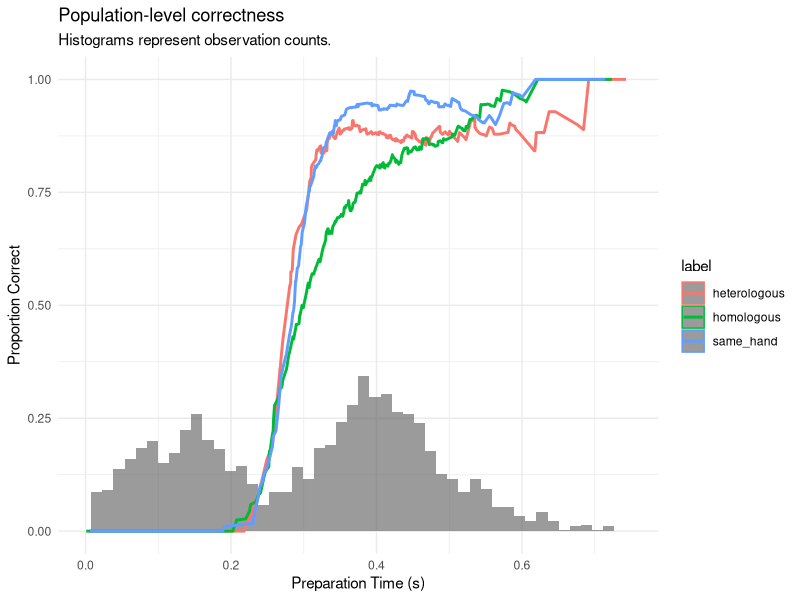
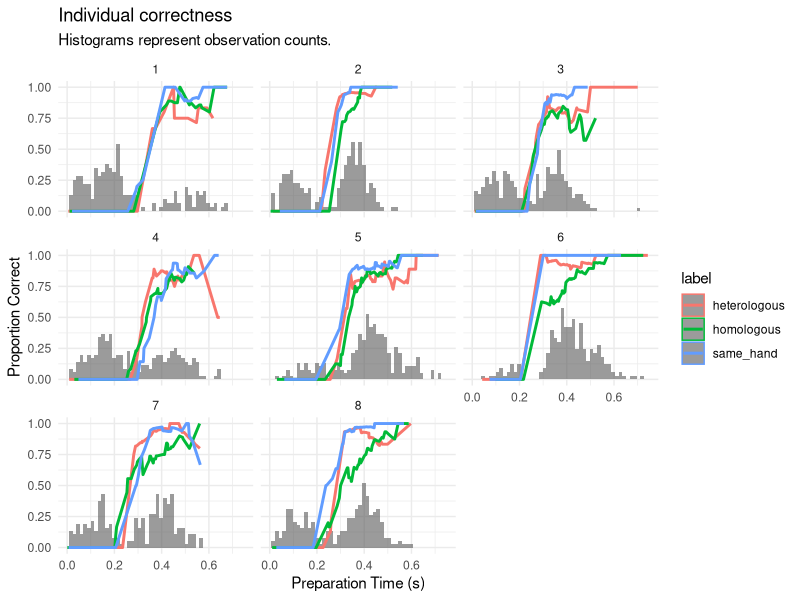
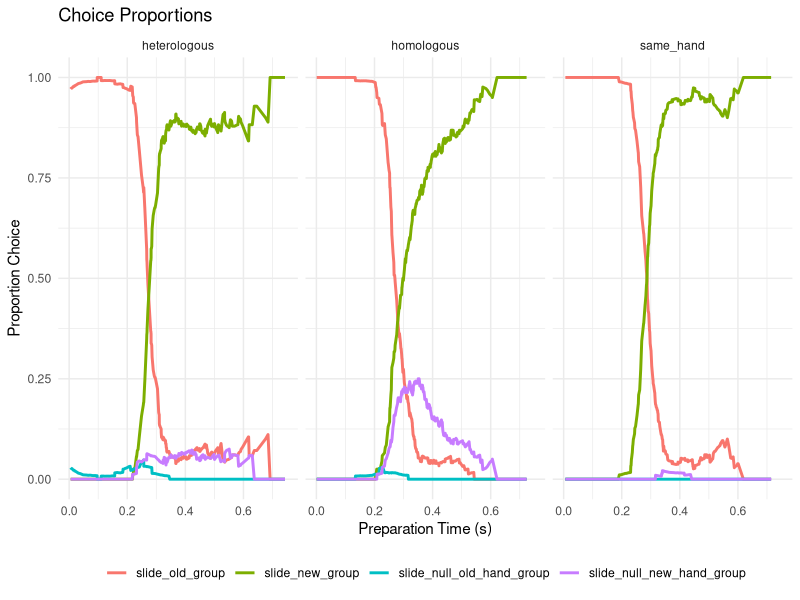
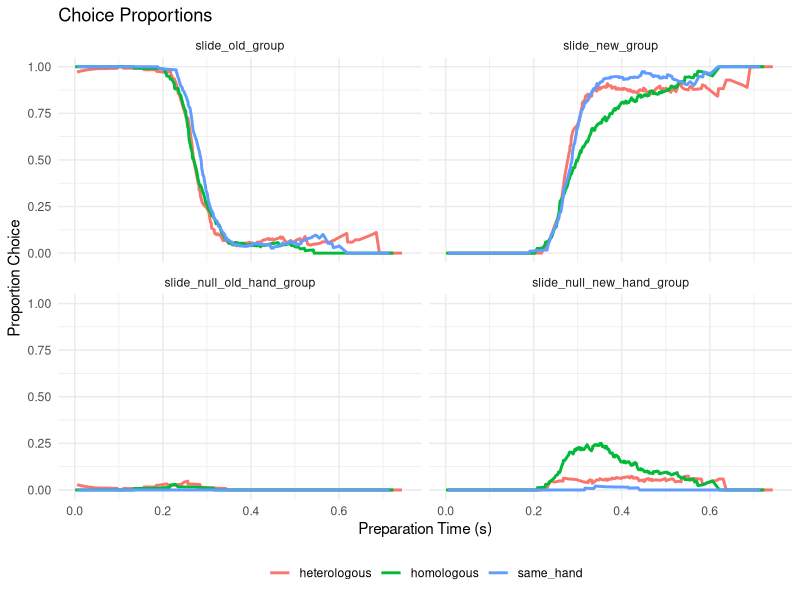
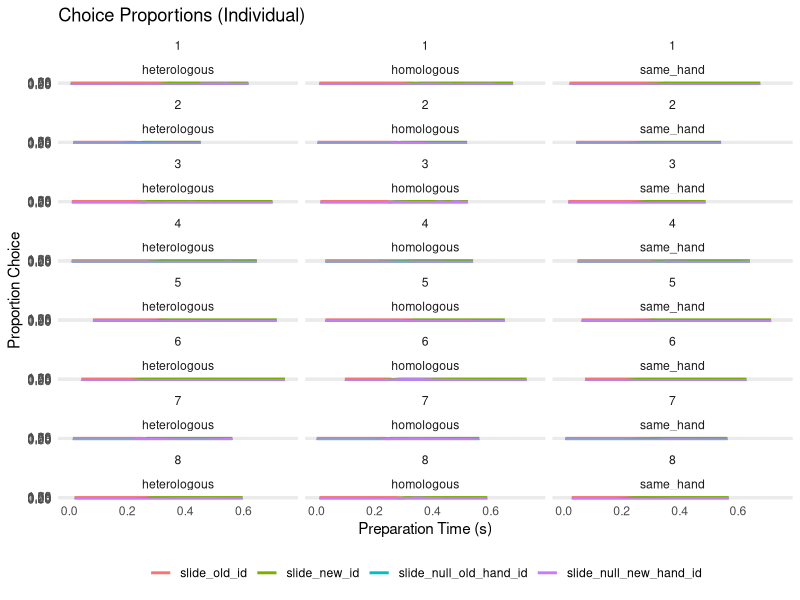

Recreate these plots in R, in order.
## ---- chunk 1
knitr::opts_chunk$set(warning = FALSE, message = FALSE)

## ---- chunk 2
library(data.table)
library(ggplot2)
library(ggthemes)
theme_set(theme_minimal())

slider <- function(x, y, window_size = 0.1) {
  out <- rep(NA, length(y))
  upper <- x + (window_size/2)
  lower <- x - (window_size/2)
  
  for (nn in seq(1, length(y))) {
    out[nn] <- mean(y[x <= upper[nn] & x >= lower[nn]], na.rm = TRUE)
  }
  out
}
## ---- chunk 3
dat <-  fread('extended_table.csv') # comes from matlab file write_extended_data.m
dat <- dat[real_prep_time > 0]
dat <- dat[first_image != second_image]
dat <- dat[!is.nan(first_press)]
dat[, 'first_hand' := ifelse(first_image > 5, 'right', 'left')]
dat[, 'second_hand' := ifelse(second_image > 5, 'right', 'left')]

fings <- c('pinky', 'ring', 'middle', 'index', 'thumb')
fingers <- data.frame(first_image = 1:10, finger1 = c(fings, rev(fings)))
dat <- merge(dat, fingers, by = 'first_image', sort = FALSE)
names(fingers) <- c('second_image', 'finger2')
dat <- merge(dat, fingers, by = 'second_image', sort = FALSE)

dat[, 'label' := ifelse(first_hand == second_hand, 'same_hand',
                        ifelse(finger1 == finger2, 'homologous', 'heterologous'))]
names(dat)[16:17] <- c('first_finger', 'second_finger')
## ---- chunk 4
dat[, 'slide_correct_group' := slider(real_prep_time, correct), by = c('label')]
dat[, 'slide_correct_id' := slider(real_prep_time, correct), by = c('label', 'id')]

ggplot(dat, aes(x = real_prep_time, y = slide_correct_group, colour = label)) +
  geom_histogram(data = dat, aes(x = real_prep_time, y = ..density../10, colour = NULL),
                 bins = 50, alpha = 0.6) +
  geom_line(size = 1) + 
  xlim(c(0, 0.75)) +
  labs(x = 'Preparation Time (s)',
       y = 'Proportion Correct',
       title = 'Population-level correctness',
       subtitle = 'Histograms represent observation counts.')

ggplot(dat, aes(x = real_prep_time, y = slide_correct_id, colour = label)) +
  geom_histogram(data = dat, aes(x = real_prep_time, y = ..density../10, colour = NULL),
               bins = 50, alpha = 0.6) +
  geom_line(size = 1) + 
  xlim(c(0, 0.75)) +
  labs(x = 'Preparation Time (s)',
       y = 'Proportion Correct',
       title = 'Individual correctness',
       subtitle = 'Histograms represent observation counts.') +
  facet_wrap(~id)


## ---- chunk 5
# choice
dat[, 'chose_old' := first_image == first_press]
dat[, 'chose_new' := second_image == first_press]
dat[, 'chose_null' := chose_old == chose_new] # chose neither old nor new (one of the other choices)
dat[, 'hand_choice' := ifelse(first_press > 5, 'right', 'left')]
dat[, 'chose_null_old_hand' := chose_null & (hand_choice == first_hand)]
dat[, 'chose_null_new_hand' := chose_null & !chose_null_old_hand]

dat[, 'slide_old_group' := slider(real_prep_time, chose_old), by = c('label')]
dat[, 'slide_new_group' := slider(real_prep_time, chose_new), by = c('label')]
dat[, 'slide_null_group' := slider(real_prep_time, chose_null), by = c('label')]
dat[, 'slide_null_old_hand_group' := slider(real_prep_time, chose_null_old_hand), by = c('label')]
dat[, 'slide_null_new_hand_group' := slider(real_prep_time, chose_null_new_hand), by = c('label')]

dat[, 'slide_old_id' := slider(real_prep_time, chose_old), by = c('label', 'id')]
dat[, 'slide_new_id' := slider(real_prep_time, chose_new), by = c('label', 'id')]
dat[, 'slide_null_id' := slider(real_prep_time, chose_null), by = c('label', 'id')]
dat[, 'slide_null_old_hand_id' := slider(real_prep_time, chose_null_old_hand), by = c('label', 'id')]
dat[, 'slide_null_new_hand_id' := slider(real_prep_time, chose_null_new_hand), by = c('label', 'id')]

## ---- chunk 6

tmp_dat <- dat[, c(4, 11, 18, 27:28, 30:31)]
tmp_dat <- melt(tmp_dat, id = c('id', 'label', 'real_prep_time'))

ggplot(tmp_dat, aes(x = real_prep_time, y = value, colour = variable)) + 
  geom_line(size = 1) + 
  xlim(c(0, 0.75)) +
  facet_wrap(~label) +
  labs(x = 'Preparation Time (s)',
       y = 'Proportion Choice',
       title = 'Choice Proportions') +
  theme(legend.position = "bottom") +
  guides(colour = guide_legend(title = NULL))

## ---- chunk 7
ggplot(tmp_dat, aes(x = real_prep_time, y = value, colour = label)) + 
  geom_line(size = 1) + 
  xlim(c(0, 0.75)) +
  facet_wrap(~variable) +
  labs(x = 'Preparation Time (s)',
       y = 'Proportion Choice',
       title = 'Choice Proportions') +
  theme(legend.position = "bottom") +
  guides(colour = guide_legend(title = NULL))
## ---- chunk 8
tmp_dat <- dat[, c(4, 11, 18, 32:33, 35:36)]
tmp_dat <- melt(tmp_dat, id = c('id', 'label', 'real_prep_time'))

ggplot(tmp_dat, aes(x = real_prep_time, y = value, colour = variable)) + 
  geom_line(size = 1) + 
  xlim(c(0, 0.75)) +
  facet_wrap(id~label, ncol = 3) +
  labs(x = 'Preparation Time (s)',
       y = 'Proportion Choice',
       title = 'Choice Proportions (Individual)') +
  theme(legend.position = "bottom") +
  guides(colour = guide_legend(title = NULL))
## ---- chunk 9

dat[,choice := ifelse(chose_old, 1, ifelse(chose_new, 2, ifelse(chose_null_old_hand, 3, 4)))]
dat$label <- as.factor(dat$label)
# m1 <- brm(choice ~ s(real_prep_time,by = label) + (1|id), 
#           family = categorical(), 
#           data = dat, 
#           chains = 3, 
#           cores = 3, 
#           iter = 2000)


